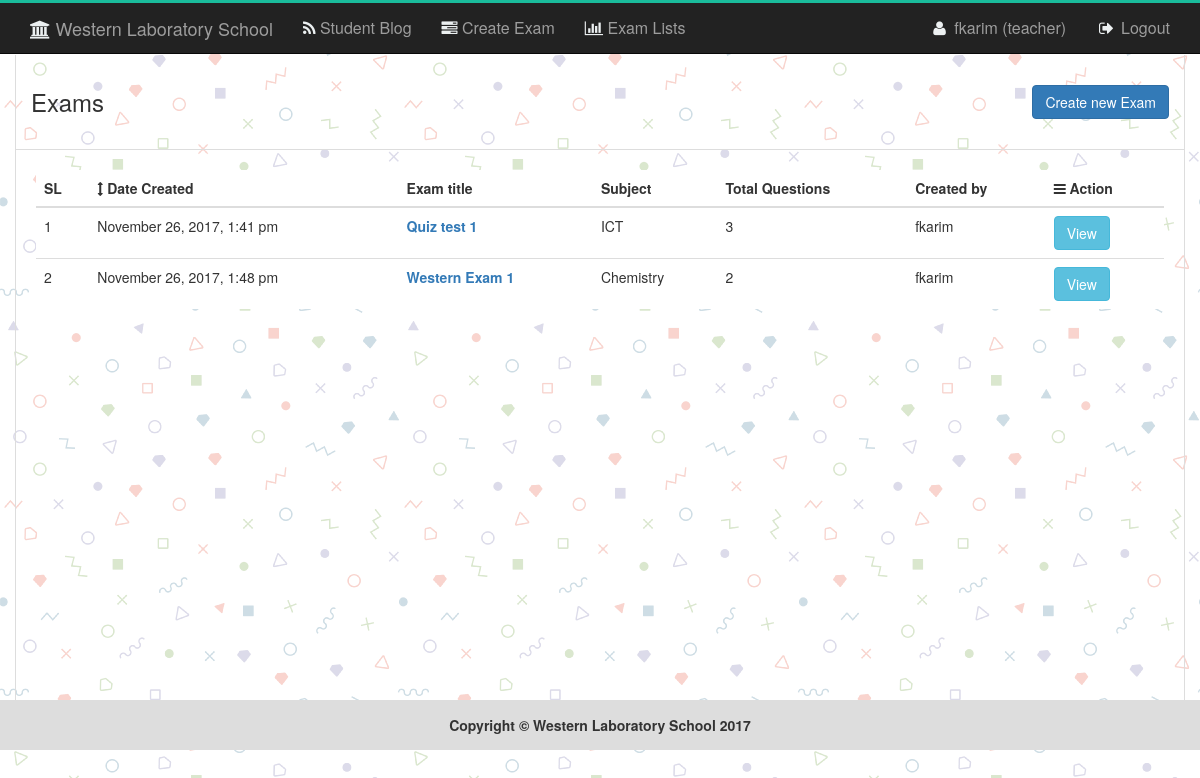
Page /examlist.php (signed in) on the committed database.
### tables this page shows
CREATE TABLE `tbl_exam` (
  `id` int(11) NOT NULL,
  `name` varchar(50) NOT NULL,
  `subject` varchar(50) NOT NULL,
  `author` varchar(50) NOT NULL,
  `edate` timestamp NOT NULL DEFAULT CURRENT_TIMESTAMP
);

### libs/Session.php (called while the page is built, shortened)
<?php
class Session{
	 public static function get($key){
	 	if (isset($_SESSION[$key])) {
	 		return $_SESSION[$key];
	 	} else {
	 		return false;
	 	}
	 }
}
?>

### libs/Database.php (called while the page is built, shortened)
<?php
Class Database{
	public $host   = DB_HOST;
	public $user   = DB_USER;
	public $pass   = DB_PASS;
	public $dbname = DB_NAME;
	public $link;
	private function connectDB(){
	$this->link = new mysqli($this->host, $this->user, $this->pass, $this->dbname);
 }
	public function select($query){
		$result = $this->link->query($query) or die($this->link->error.__LINE__);
		if($result->num_rows > 0){
			return $result;
		} else {
			return false;
		}
	}
}

### classes/exam.php (called while the page is built, shortened)
<?php
	include_once ("/../libs/Session.php");
    include_once ("/../libs/Database.php");
    include_once ("/../helpers/Format.php");
Class Exam{
	private $db;
	public function __construct(){
		$this->db = new Database();
	}
	public function getAllExam(){
			$query = "SELECT * FROM tbl_exam";
			$getData = $this->db->select($query);
			if($getData){
			return $getData;
			}else{
				return false;
			}
		}
	public function getQuestionByExam($id){
			$query = "SELECT * FROM tbl_ques WHERE examid='$id'";
			$getData = $this->db->select($query);
			if ($getData) {
				return $getData->num_rows;
			}else{
				return 0;
			}
	}
	}
?>

### helpers/Format.php (called while the page is built, shortened)
<?php
class Format{
	public function formatDate($date){
		return date('F j, Y, g:i a', strtotime($date));
	}
}
?>

### examlist.php (the view, shortened to what this page needs)
<?php
include_once "header.php";
?>
<section id="examlist">
    <div class="container obls_margin obls_border">
        <div class="row">
            <div class="col-md-6 examlistpad">
                <span style="font-size:24px;">Exams</span>
            </div>
            <?php
              if(!Session::get("checkusertype")){
            ?>
            <div class="col-md-6 text-right examlistpad">
                <div class="">
                  <a href="createexam.php" class="btn btn-primary">Create new Exam</a>
                </div>
            </div>
            <?php } ?>
        </div>
        <div class="row" id="postdetails">
            <div class="col-md-12" style="padding:20px;">
                <table class="table table-hover exlisttable" style="background:#fff">
                    <thead>
                      <tr>
                        <th>SL</th>
                        <th><i class="fa fa-arrows-v" aria-hidden="true"></i> Date Created</th>
                        <th>Exam title</th>
                        <th>Subject</th>
                        <th>Total Questions</th>
                        <th>Created by</th>
                        <th><i class="fa fa-bars" aria-hidden="true"></i> Action</th>
                      </tr>
                    </thead>
                    <tbody>
                    <?php
                    $i=0;
                    $getex= $ex->getAllExam();
                    if ($getex) {
                    while ($row = $getex->fetch_assoc()) {
                      $i++;
                      $gettotal = $ex->getQuestionByExam($row['id']);
                ?>
                      <tr>
                        <td><?php echo $i;?></td>
                        <td><?php echo $fm->formatDate($row['edate']);?></td>
                        <td><strong><a href="#"><?php echo $row['name'];?></a></strong></td>
                        <td><?php echo $row['subject'];?></td>
                        <td><?php echo $gettotal; ?></td>
                        <td><?php echo $row['author'];?></td>
                        <td>
                            <div class="left_pad">
                              <?php
                                if(Session::get("checkusertype")){
                              ?>
                              <a href="starttest.php?exid=<?php echo $row['id'];?>" class="btn btn-danger">Start Test</a>
                              <?php
                                }else{
                              ?>
                              <a href="questionlist.php?viewex=<?php echo $row['id'];?>" class="btn btn-info">View</a>
                              <?php } ?>
                            </div>
                        </td>
                      </tr>
                    <?php
                      }
                    }else{
                      echo '<tr><td class="error" colspan="5">nothing found !</td></tr>';
                    }
                    ?>
                    </tbody>
                </table>
            </div>
        </div>
    </div>
</section>
<?php
include_once "footer.php";
?>

### assets/css/main.css (style rules this page uses)
body { background-image: url("../img/logintexture.png"); }
.obls_border { border-left: 1px solid #ddd; border-right: 1px solid #ddd; }
.obls_margin { margin-top: 55px; }
#postdetails { min-height: 550px; padding-bottom: 30px; }
.examlistpad { padding: 30px 15px; border-bottom: 1px solid #ddd; }

### rows in the picture
tbl_exam: edate "November 26, 2017, 1:41 pm", name "Quiz test 1", subject "ICT", gettotal "3", author "fkarim"
tbl_exam: edate "November 26, 2017, 1:48 pm", name "Western Exam 1", subject "Chemistry", gettotal "2", author "fkarim"

### other values in the picture
Session::get('username') "fkarim"
Session::get("usertype") "teacher"
